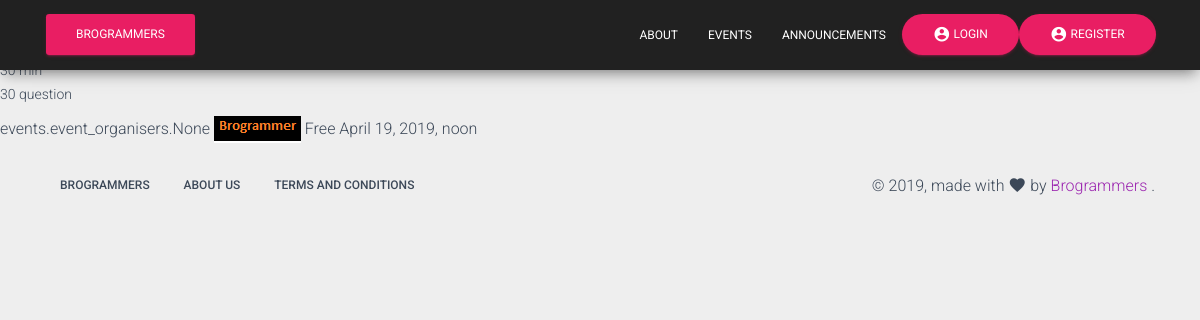
The page /events/deatilevent/brainLess on the database its author committed.
### events/models.py (models this page shows)
class event(models.Model):
    name = models.CharField(max_length=100)
    detail=models.TextField()
    event_organisers = models.ManyToManyField('event_organisers',blank=True)
    image=models.FileField(null=True,blank=True,upload_to="static/events/images")
    price = models.CharField(max_length=10,default = 'Free')
    date_time = models.DateTimeField(null=True)
    def __str__(self):
        return self.name

### events/views.py (the view)
# urls.py: path("deatilevent/<str:name>",views.eventdetail,name="detailevent"),
def eventdetail(request,name):
    detail = event.objects.filter(name=name)
    print(detail)
    return render(request,'events/eventdetail.html',{'detail':detail})

### events/templates/events/eventdetail.html (shortened to what this page needs)
{% extends 'comman.html' %}
{% load static %}
{% block content %}
{% for detail in detail %}
{{ detail.detail|linebreaks }}
{{ detail.event_organisers }}
<img class="img" src="../{{ detail.image }}">
{{ detail.price }}
{{ detail.date_time }}
{% endfor %}
{% endblock %}

### rows shown on the page
event: detail "30 min 30 question", event_organisers "events.event_organisers.None", image (picture), price "Free", date_time "April 19, 2019, noon"
